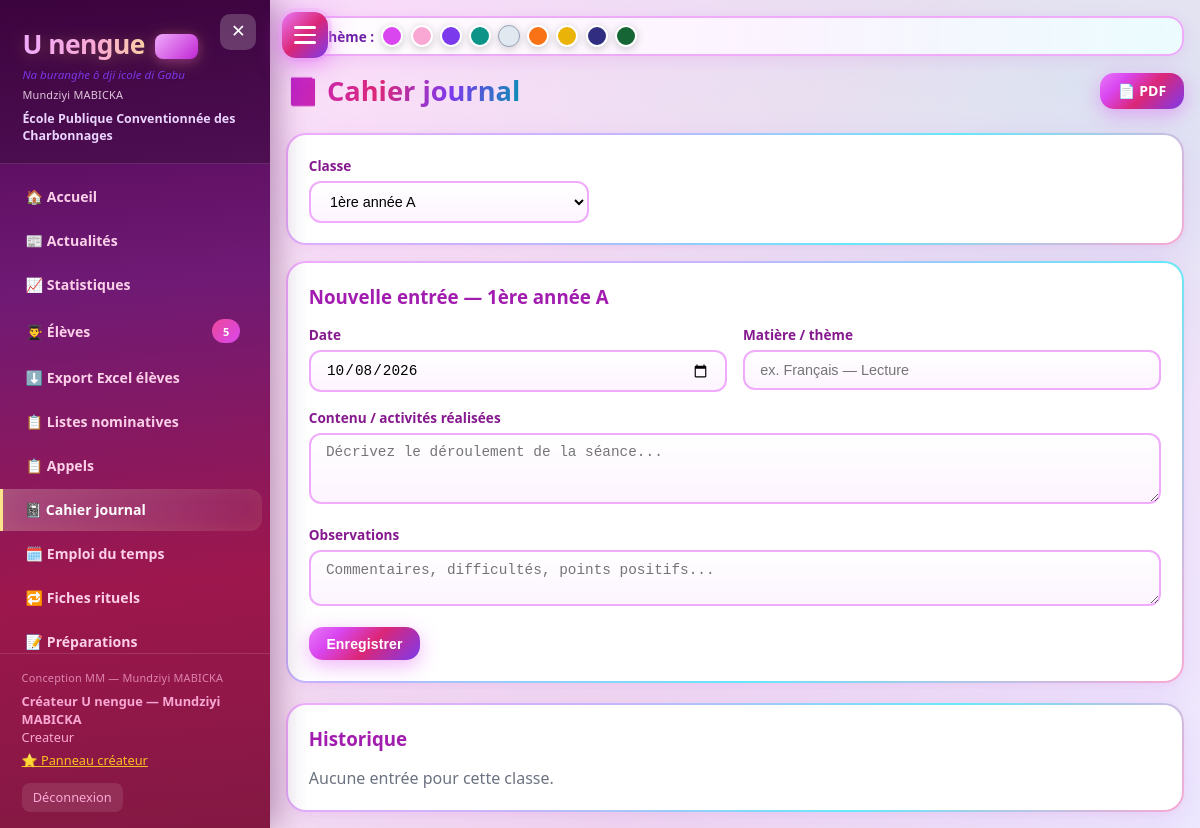
The page /cahier-journal (signed in) on the database its author committed.
### app.py (models this page shows)
class SchoolSettings(db.Model):
    id = db.Column(db.Integer, primary_key=True)
    tenant_id = db.Column(db.Integer, db.ForeignKey('tenant.id'), nullable=True, index=True)
    school_name = db.Column(db.String(200), default='École Primaire')
    address = db.Column(db.String(300), default='')
    phone = db.Column(db.String(50), default='')
    email = db.Column(db.String(120), default='')
    province = db.Column(db.String(100), default='')
    circonscription = db.Column(db.String(100), default='')
    director_name = db.Column(db.String(120), default='')
    annee_scolaire = db.Column(db.String(20), default='2025-2026')
    sms_enabled = db.Column(db.Boolean, default=False)
    sms_provider = db.Column(db.String(50), default='twilio')  # twilio / manuel
    sms_account_sid = db.Column(db.String(120), default='')
    sms_auth_token = db.Column(db.String(120), default='')
    sms_from_number = db.Column(db.String(30), default='')
    smtp_enabled = db.Column(db.Boolean, default=False)
    smtp_host = db.Column(db.String(120), default='smtp.gmail.com')
    smtp_port = db.Column(db.Integer, default=587)
    smtp_user = db.Column(db.String(120), default='')
    smtp_password = db.Column(db.String(200), default='')
    smtp_from = db.Column(db.String(120), default='')
    smtp_use_tls = db.Column(db.Boolean, default=True)
    logo_path = db.Column(db.String(300), default='')
    logo2_path = db.Column(db.String(300), default='')
    logo3_path = db.Column(db.String(300), default='')
    logo4_path = db.Column(db.String(300), default='')

class ClassRoom(db.Model):
    id = db.Column(db.Integer, primary_key=True)
    tenant_id = db.Column(db.Integer, db.ForeignKey('tenant.id'), nullable=True, index=True)
    name = db.Column(db.String(80), nullable=False)
    level = db.Column(db.String(30))  # 1ère année ... 5ème année
    teacher = db.Column(db.String(120))
    students = db.relationship('Student', backref='classroom', lazy=True)

### app.py (the view)
@app.route('/cahier-journal')
@login_required
def cahier_journal():
    tc = teacher_class_filter()
    if tc:
        rooms = scoped_query(ClassRoom).filter_by(id=tc).all()
    else:
        rooms = scoped_query(ClassRoom).order_by(ClassRoom.level).all()
    class_id = request.args.get('class_id', type=int) or (tc or (rooms[0].id if rooms else None))
    room = scoped_query(ClassRoom).get(class_id) if class_id else None
    entries = []
    if class_id:
        entries = scoped_query(ClassJournal).filter_by(class_id=class_id).order_by(
            ClassJournal.date.desc(), ClassJournal.id.desc()).limit(60).all()
    return render_template('cahier_journal.html', rooms=rooms, room=room, entries=entries, today=date.today().isoformat())

### app.py (called while the page is built, shortened)
def login_required(f):
    @wraps(f)
    def decorated(*args, **kwargs):
        if 'user_id' not in session:
            flash('Veuillez vous connecter.', 'warning')
            return redirect(url_for('login'))
        return f(*args, **kwargs)
    return decorated

def scoped_query(model):
    q = model.query
    if not hasattr(model, 'tenant_id'):
        return q
    if session.get('is_creator') and not session.get('view_tenant_id'):
        return q  # créateur voit tout
    tid = current_tenant_id()
    if tid is None:
        return q.filter(model.tenant_id == -1)  # rien
    return q.filter(model.tenant_id == tid)

def teacher_class_filter():
    if session.get('role') == 'Enseignant':
        return session.get('class_id')
    return None

@app.before_request
def before_request_migrate():
    global _schema_ready

@app.context_processor
def inject_globals():
    try:
        settings = scoped_query(SchoolSettings).first()
        students_count = scoped_query(Student).count()
    except Exception:
        settings = None
        students_count = 0
    return dict(settings=settings, students_count=students_count,
                mastery_class=mastery_class, COMPETENCES=COMPETENCES,
                NIVEAUX=NIVEAUX, PALIERS=PALIERS,
                theme=session.get('theme', 'fuchsia'))

### templates/cahier_journal.html (shortened to what this page needs)
{% extends "base.html" %}
{% block content %}
<div class="page-header">
    <h2>📓 Cahier journal</h2>
    {% if room %}
    <a href="{{ url_for('cahier_pdf', class_id=room.id) }}" class="btn btn-primary">📄 PDF</a>
    {% endif %}
</div>
<form method="GET" class="card" style="margin-bottom:1rem">
    <div class="form-group" style="margin:0;max-width:280px">
        <label>Classe</label>
        <select name="class_id" class="form-control" onchange="this.form.submit()">
            {% for r in rooms %}
            <option value="{{ r.id }}" {% if room and room.id==r.id %}selected{% endif %}>{{ r.name }}</option>
            {% endfor %}
        </select>
    </div>
</form>
{% if room %}
<div class="card" style="margin-bottom:1.25rem">
    <h3 style="color:#a21caf;margin-bottom:1rem">Nouvelle entrée — {{ room.name }}</h3>
    <form method="POST" action="{{ url_for('cahier_ajouter') }}">
        <div class="form-row">
            <div class="form-group">
                <label>Date</label>
                <input type="date" name="date" class="form-control" value="{{ today if today else '' }}">
            </div>
            <div class="form-group">
                <label>Matière / thème</label>
                <input type="text" name="subject" class="form-control" placeholder="ex. Français — Lecture">
            </div>
        </div>
        <div class="form-group">
            <label>Contenu / activités réalisées</label>
            <textarea name="content" class="form-control" rows="3" placeholder="Décrivez le déroulement de la séance..."></textarea>
        </div>
        <div class="form-group">
            <label>Observations</label>
            <textarea name="observation" class="form-control" rows="2" placeholder="Commentaires, difficultés, points positifs..."></textarea>
        </div>
        <button type="submit" class="btn btn-primary">Enregistrer</button>
    </form>
</div>
<div class="card">
    <h3 style="color:#a21caf;margin-bottom:1rem">Historique</h3>
    {% for e in entries %}
    <div style="padding:1rem;margin-bottom:0.75rem;border:2px solid #f0abfc;border-radius:12px;background:#fdf4ff">
        <div style="display:flex;justify-content:space-between;flex-wrap:wrap;gap:0.5rem">
            <strong style="color:#c026d3">{{ e.date.strftime('%d/%m/%Y') }} — {{ e.subject or 'Sans titre' }}</strong>
            <a href="{{ url_for('cahier_supprimer', id=e.id) }}" class="btn btn-danger btn-sm"
               onclick="return confirm('Supprimer cette entrée ?')">Supprimer</a>
        </div>
        <p style="margin:0.5rem 0"><strong>Activités :</strong> {{ e.content or '—' }}</p>
        <p style="margin:0"><strong>Observations :</strong> {{ e.observation or '—' }}</p>
        {% if e.author %}<small style="color:#6b7280">Par {{ e.author.full_name }}</small>{% endif %}
    </div>
    {% else %}
    <p style="color:#6b7280">Aucune entrée pour cette classe.</p>
    {% endfor %}
</div>
{% endif %}
{% endblock %}

### templates/base.html (shortened to what this page needs)
<!DOCTYPE html>
<html lang="fr" data-theme="{{ theme|default("fuchsia") }}">
<head>
    <link rel="stylesheet" href="{{ url_for('static', filename='css/style.css') }}">
</head>
<body>
    <button type="button" class="menu-fab" id="menuToggle" aria-label="Menu">
        <span></span><span></span><span></span>
    </button>
    <aside class="sidebar" id="sidebar">
        <div class="sidebar-header">
            <button type="button" class="menu-close" id="menuClose" aria-label="Fermer">✕</button>
            <h1>U nengue <span class="mm-badge">MM</span></h1>
            <div class="subtitle">Na buranghe ô dji icole di Gabu</div>
            <div class="mm-credit" style="opacity:0.85;margin-top:0.25rem">Mundziyi MABICKA</div>
            <div class="school-name">{{ settings.school_name if settings else 'École Primaire' }}</div>
        </div>
        <nav class="sidebar-nav">
            <a href="{{ url_for('dashboard') }}" class="nav-item {% if request.endpoint == 'dashboard' %}active{% endif %}">🏠 Accueil</a>
            <a href="{{ url_for('actualites') }}" class="nav-item {% if request.endpoint and 'actualite' in request.endpoint %}active{% endif %}">📰 Actualités</a>
            <a href="{{ url_for('statistiques') }}" class="nav-item {% if request.endpoint and 'statistique' in request.endpoint %}active{% endif %}">📈 Statistiques</a>
            <a href="{{ url_for('eleves') }}" class="nav-item {% if 'eleve' in (request.endpoint or '') %}active{% endif %}">👨‍🎓 Élèves <span class="badge">{{ students_count }}</span></a>
            <a href="{{ url_for('export_eleves_xlsx') }}" class="nav-item">⬇️ Export Excel élèves</a>
            <a href="{{ url_for('listes') }}" class="nav-item {% if 'liste' in (request.endpoint or '') %}active{% endif %}">📋 Listes nominatives</a>
            <a href="{{ url_for('appels') }}" class="nav-item {% if request.endpoint and 'appel' in request.endpoint %}active{% endif %}">📋 Appels</a>
            <a href="{{ url_for('cahier_journal') }}" class="nav-item {% if request.endpoint and 'cahier' in request.endpoint %}active{% endif %}">📓 Cahier journal</a>
            <a href="{{ url_for('emploi_du_temps') }}" class="nav-item {% if request.endpoint and 'emploi' in (request.endpoint or '') %}active{% endif %}">🗓️ Emploi du temps</a>
            <a href="{{ url_for('fiches_rituels') }}" class="nav-item {% if request.endpoint and 'rituel' in (request.endpoint or '') %}active{% endif %}">🔁 Fiches rituels</a>
            <a href="{{ url_for('fiches_preparation') }}" class="nav-item {% if request.endpoint and 'preparation' in (request.endpoint or '') %}active{% endif %}">📝 Préparations</a>
        </nav>
        <div class="sidebar-footer">
            <div class="mm-credit">Conception MM — Mundziyi MABICKA</div>
            <div><strong>{{ session.get('full_name', '') }}</strong></div>
            <div>{{ session.get('role', '') }}</div>
            {% if session.get('is_creator') %}
            <a href="{{ url_for('createur_panel_alias') }}" class="creator-link" style="color:#fbbf24;display:block;margin:0.35rem 0">⭐ Panneau créateur</a>
            {% endif %}
            <a href="{{ url_for('logout') }}" class="sidebar-logout">Déconnexion</a>
        </div>
    </aside>
    <main class="main" id="mainContent">
        <div class="theme-bar-top">
            <span>🎨 Thème :</span>
            <a href="{{ url_for('set_theme', name='fuchsia') }}" class="theme-dot" style="background:#d946ef" title="Fuchsia"></a>
            <a href="{{ url_for('set_theme', name='maternelle-pastel') }}" class="theme-dot" style="background:#f9a8d4" title="Maternelle"></a>
            <a href="{{ url_for('set_theme', name='mauve-spatial') }}" class="theme-dot" style="background:#7c3aed" title="Mauve"></a>
            <a href="{{ url_for('set_theme', name='emeraude-mer') }}" class="theme-dot" style="background:#0d9488" title="Émeraude"></a>
            <a href="{{ url_for('set_theme', name='cristal-miranda') }}" class="theme-dot" style="background:#e2e8f0;border:1px solid #94a3b8" title="Cristal"></a>
            <a href="{{ url_for('set_theme', name='orange-vert') }}" class="theme-dot" style="background:#f97316" title="Orange"></a>
            <a href="{{ url_for('set_theme', name='soleil-or') }}" class="theme-dot" style="background:#eab308" title="Soleil"></a>
            <a href="{{ url_for('set_theme', name='nuit-indigo') }}" class="theme-dot" style="background:#312e81" title="Indigo"></a>
            <a href="{{ url_for('set_theme', name='foret-okoume') }}" class="theme-dot" style="background:#166534" title="Forêt"></a>
        </div>
        <div class="page-body">
            {% block content %}{% endblock %}
        </div>
    </main>
</body>
</html>

### rows shown on the page
SchoolSettings: school_name "École Publique Conventionnée des Charbonnages"
ClassRoom: name "1ère année A"

### other values the page prints
{{ students_count }} "5"
{{ session.get('full_name', '') }} "Créateur U nengue — Mundziyi MABICKA"
{{ session.get('role', '') }} "Createur"
form field class_id "1ère année A"
